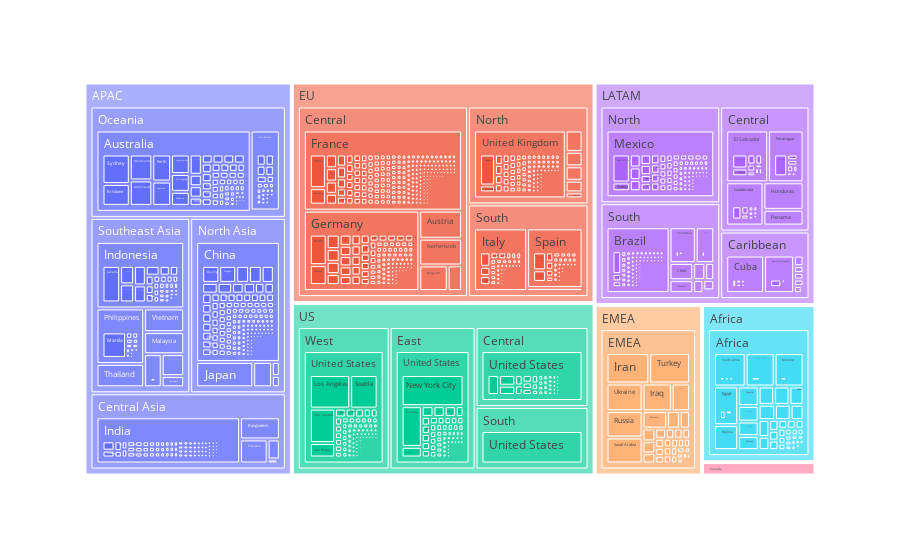

The notebook cell this image was saved under:
### Markdown cell above
In the following figure, we present a summary of the company's sales distribution across the following variables: **Market** (global markets), **Region**, **Country**, and **City**.

### Code cell
fig=px.treemap(df,path=["Market","Region","Country","City"],values='Sales')
fig

### Figure 1 — Plotly figure (JSON) as saved in the notebook; plotly's stock layout.template omitted (floating-point values rounded to 4 significant figures; data arrays with more than 128 entries replaced by an {"elided": "..."} marker saying what was removed)
{"data": [{"branchvalues": "total", "domain": {"x": [0, 1], "y": [0, 1]}, "hovertemplate": "labels=%{label}<br>Sales=%{value}<br>parent=%{parent}<br>id=%{id}<extra></extra>", "ids": {"elided": "3939 str values"}, "labels": {"elided": "3939 str values"}, "name": "", "parents": {"elided": "3939 str values"}, "type": "treemap", "values": {"elided": "3939 float values"}}], "layout": {"legend": {"tracegroupgap": 0}, "margin": {"t": 60}}}
